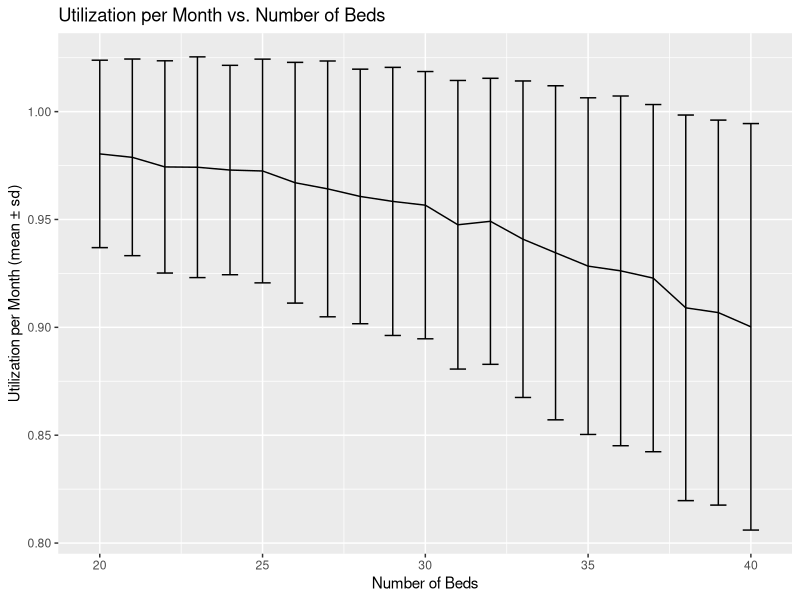
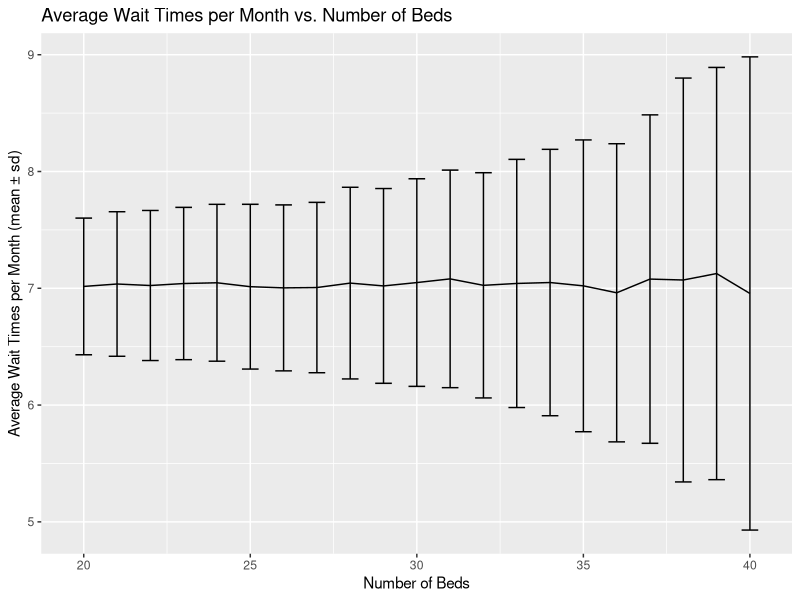
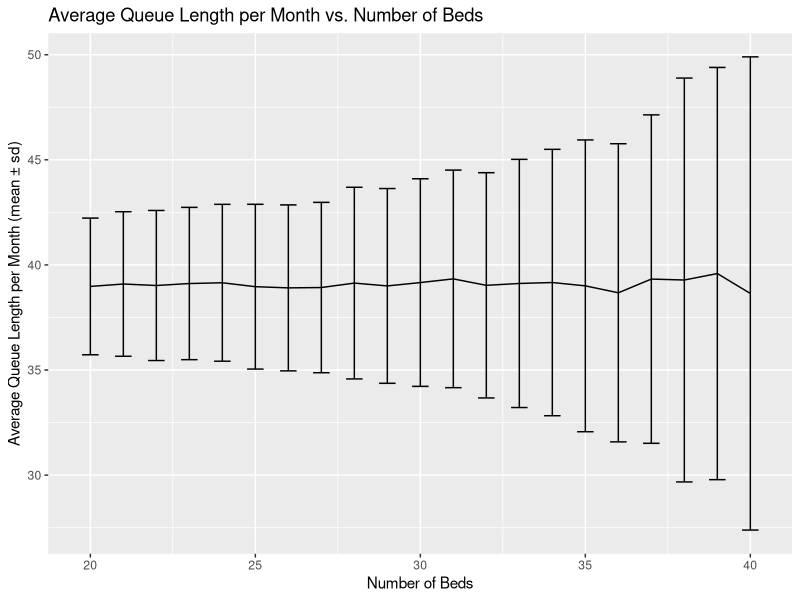
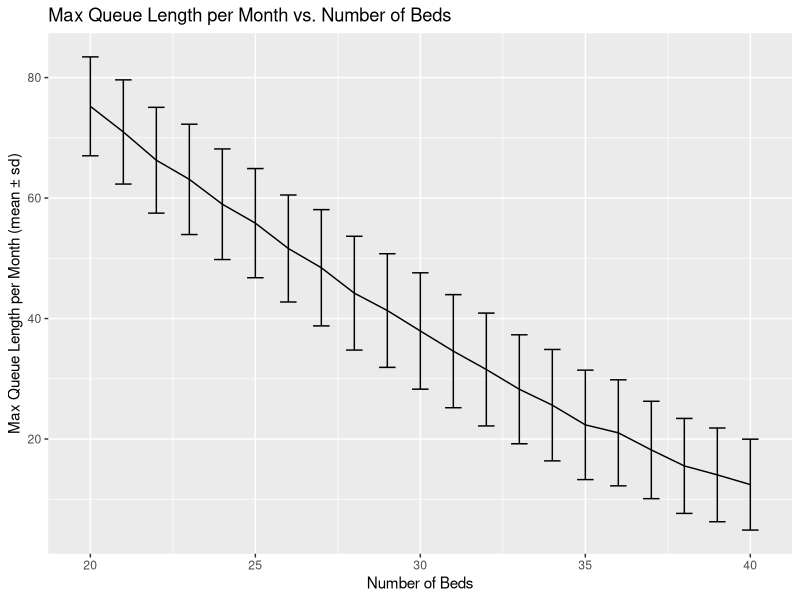
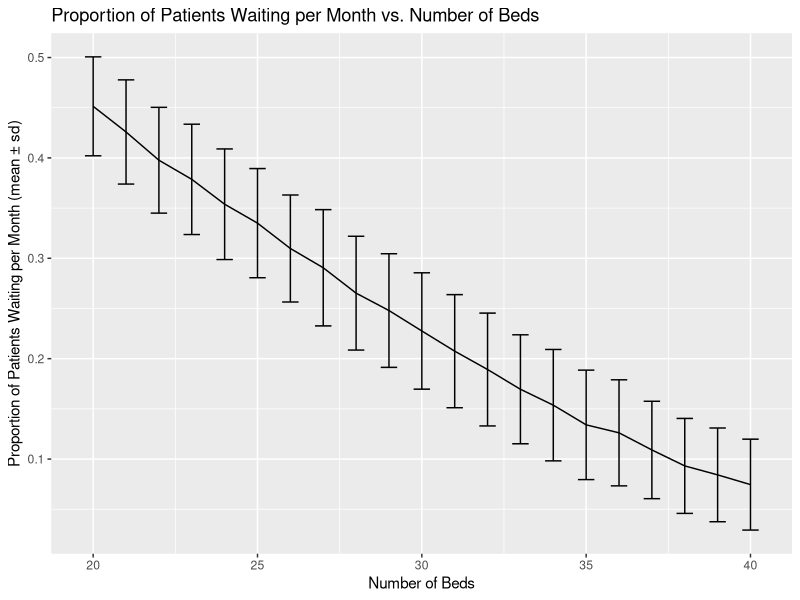
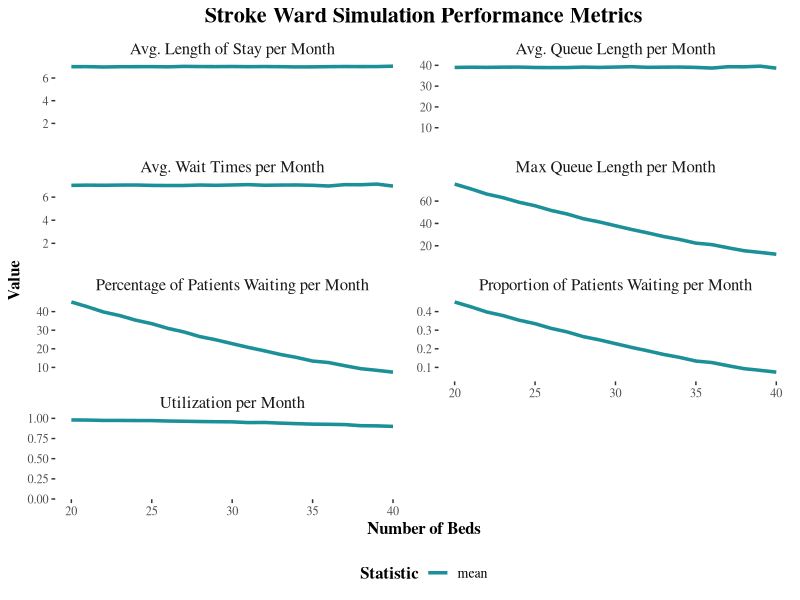

Reproduce these figures in R, in order.
## ---- chunk 1

library(tidyverse)

total_patients <- 2000 # assuming there are 2000 all around the year
patients_per_month <- 2000/12 # patients per month
days_per_month <- 30
arrival_rate <- patients_per_month/days_per_month

# Bed occupation time (in days) for each stroke level

bed_occupation_time <- list(
  very_mild = 1,
  mild = c(3, 7),
  moderate = c(3,14),  # patients sent to rehab center may stay up to 2 weeks in the ward
  severe_nursing = c(3,21),  # patients sent to nursing center may stay up to 3 weeks
  severe = c(1,21) # die
)

# Probability of each stroke level
stroke_level_prob <- c(0.2, 0.2, 0.35, 0.1, 0.15)

# Number of beds in the stroke ward
num_beds <- 25

## ---- chunk 2

# the function below is created to generate the inter-arrival times between the patients.
# the inter arrival follows an exponential distribution hence rexp(), arrival rate is
# defined above

generate_interarrival_times <- function(total_patients, arrival_rate) {
  interarrival_times <- rexp(total_patients, rate = arrival_rate)
  return(interarrival_times)
}

# the function is created to assign patients (from total_patients) randomly a stroke level.
# This assignment is based on the probabilities defined in the stroke_level_prob. 
# To achieve this we use sample()

assign_stroke_levels <- function(total_patients, stroke_level_prob) {
  stroke_levels <- sample(1:length(stroke_level_prob), 
                          size = total_patients, replace = TRUE,
                          prob = stroke_level_prob)
  return(stroke_levels)
}

stroke_levels <- assign_stroke_levels(total_patients, stroke_level_prob)

# if the probability of the severe stroke is really high, say 0.7, 
# then the sample() function would generate random samples of 2000 patients 
# wherein most patients would be assigned the severe stroke level category. 

# Function to generate length of stay for each patient
# this function takes in three arguments each of which has been defined earlier

generate_length_of_stay <- function(total_patients, bed_occupation_time, stroke_levels) {
  length_of_stay <- numeric(total_patients)
  # for every patient in total patients (1000)
  for (i in 1:total_patients) {
    # creating a variable stroke_level that stores the severity of the stroke 
    # (levels/category) of the current (i the) patient in the iteration
    stroke_level <- stroke_levels[i]
    # if the stroke level is 1 (very mild) then set the length of the stay == bed occupation
    # times of the patient with the level 1 stroke. This is done for every patient with level
    # 1 stroke
    if (stroke_level == 1) {
      length_of_stay[i] <- bed_occupation_time[[stroke_level]]
    } else {
      # else if the stroke level is not 1 
      # then set the length of stay of the patient equal to 
      # random number of days between the lower and upper bound of the days 
      # the patient with a certain level of severity would need to stay
      # in the ward
      # sample() is used here to take on random number of days
      # between the lower bound and upper bound of the days
      # [[1]] indicates the lower bound and [[2]] indicates the upper bound
      length_of_stay[i] <- sample(bed_occupation_time[[stroke_level]][1]:bed_occupation_time[[stroke_level]][2], 1)
    }
  }
  
  return(length_of_stay)
}



# Generate length_of_stay for each patient
length_of_stay <- generate_length_of_stay(total_patients, bed_occupation_time, stroke_levels)

# Add number_of_patients and length_of_stay to arrivals_data

interarrival_times <- generate_interarrival_times(total_patients, arrival_rate)

stroke_levels <- assign_stroke_levels(total_patients, stroke_level_prob)

length_of_stay<- generate_length_of_stay(total_patients, bed_occupation_time, stroke_levels)

arrivals_data <- data.frame(interarrival_times, stroke_levels, length_of_stay)


head(arrivals_data)


## ---- chunk 3
set.seed(2023)
stroke_simulation <- function(total_patients, arrival_rate, 
                              bed_occupation_time, stroke_level_prob, 
                              num_beds) {
  
  interarrival_times <- generate_interarrival_times(total_patients, arrival_rate)
  stroke_levels <- assign_stroke_levels(total_patients, stroke_level_prob)
  length_of_stay <- generate_length_of_stay(total_patients, bed_occupation_time, stroke_levels)
  
  # initializing the beds and queue 
  beds <- rep(0, num_beds)
  queue <- list()
  

# interarrival_time is an input parameter for this function, 
# which represents the time between patient arrivals. 
# This variable is based on the generate_interarrival_times function, 
# where we input the total number of patients and arrival rate.

# The pmax function ensures that the bed occupation times do not become negative. 
# A value of 0 in this context means that the bed is available 
# (i.e., the patient has completed their stay, 
# and the bed is now available for other patients).
  
  update_bed_occupation_times <- function(beds, interarrival_time) {
  beds <- pmax(beds - interarrival_time, 0)
  
  # 'beds' is a numeric vector that represents the current remaining 
  # bed occupation time for each bed in the simulation.
  # Each element in this vector corresponds to a bed in the hospital
  # ward. A value of 0 means that the bed is available for use.
  # Subtracting the interarrival_time from each element of 'beds' 
  # updates the remaining bed occupation times, considering the 
  # passage of time between patient arrivals.
  # The pmax function is used to ensure that the resulting bed 
  # occupation times do not become negative, meaning that a 
  # bed with a remaining time less than or equal to the interarrival_time
  # will be considered available (set to 0).
  return(beds)
}
  
  # for every patient in total patients (1000)
  
  for (i in 1:total_patients) {
    
    # update the beds variable with the bed occupation times 
    # of all the patients arriving at the inter-arrival times
    
    beds <- update_bed_occupation_times(beds, interarrival_times[i])
    # creating a new variable available beds to keep track 
    # of the available beds the beds that are available will
    # have the bed occupation time of 0 so in this variable 
    # I store the beds that are available hence which(beds==0)
    
    available_beds <- which(beds == 0)
    
    # here if the length of the available beds vector 
    # is greater than 0 which means that 
    # there is at least one bed with bed occupation times ==0 
    # then assign the first available bed to the patient 
    # by setting this available bed (bed occupation times ==0) 
    # to the length of the stay of the patient 
    # (whatever the severity of that patient might be)
    
    if (length(available_beds) > 0) {
      beds[available_beds[1]] <- length_of_stay[i]
    } else {
      # if there is no bed available then append the queue list
      queue <- append(queue, length_of_stay[i])
    }
  }
  
  return(list(beds = beds, queue = queue, length_of_stay =length_of_stay))
}

stroke_simulation(total_patients = total_patients,arrival_rate = 6, 
                  bed_occupation_time = bed_occupation_time,
                  stroke_level_prob = stroke_level_prob, 
                  num_beds = 25) -> stroke_sim1

stroke_sim1_month <- stroke_simulation(total_patients = patients_per_month, 
                                       arrival_rate = 6,
                                       bed_occupation_time = bed_occupation_time,
                                       stroke_level_prob = stroke_level_prob,
                                       num_beds = 25)


# stroke_sim1 would show the list of the beds remaining occupation times 
# (in number of days the bed would become available.)
# the queue list show the patients in the queue and
# their corresponding occupation times.

# stroke_sim1_month shows the monthly beds, queue, and the length of stay for patients 
## ---- chunk 4

set.seed(2023)
run_simulation <- function(arrival_rate, bed_occupation_time, stroke_level_prob, total_patients, num_simulations) {
  num_bed_range <- seq(20, 40, by = 1)
  
  performance_metrics_list <- lapply(1:num_simulations, function(simulation) {
    lapply(num_bed_range, function(num_beds) {
      stroke_sim_month <- stroke_simulation(total_patients = total_patients,
                                            arrival_rate = arrival_rate,
                                            bed_occupation_time = bed_occupation_time,
                                            stroke_level_prob = stroke_level_prob,
                                            num_beds = num_beds)
      
      occupied_beds_month <- sum(stroke_sim_month$beds > 0)
      total_beds_month <- length(stroke_sim_month$beds)
      utilization_month <- occupied_beds_month / total_beds_month
      
      total_wait_times_month <- sum(unlist(stroke_sim_month$queue))
      num_patients_queue_month <- length(stroke_sim_month$queue)
      avg_wait_times_month <- total_wait_times_month / num_patients_queue_month
      
      average_time_in_queue_month = sum(unlist(stroke_sim_month$queue)) / num_patients_queue_month
      average_queue_length_month = arrival_rate * average_time_in_queue_month
      max_queue_length_month <- length(stroke_sim_month$queue)
      
      proportion_patients_waiting_month <- num_patients_queue_month / total_patients
      percent_patients_waiting_month <- proportion_patients_waiting_month * 100
      
      avg_length_of_stay_month <- (sum(stroke_sim_month$length_of_stay)) / total_patients
      
      performance_metrics_month <- data.frame(num_beds = num_beds,
                                              utilization_per_month = utilization_month,
                                              avg_wait_times_month = avg_wait_times_month,
                                              avg_queue_length_month = average_queue_length_month,
                                              max_queue_length_month = max_queue_length_month,
                                              proportion_patients_waiting_month = proportion_patients_waiting_month,
                                              percent_patients_wait_month = percent_patients_waiting_month,
                                              avg_length_of_stay_month = avg_length_of_stay_month)
      return(performance_metrics_month)
    })
  })
  
  return(performance_metrics_list)
}

results <- run_simulation(arrival_rate = arrival_rate, 
                          bed_occupation_time = bed_occupation_time, 
                          stroke_level_prob = stroke_level_prob, 
                          total_patients = patients_per_month, 
                          num_simulations = 1000)

## ---- chunk 5
summarize_simulation_results <- function(results) {
  all_simulations <- do.call(rbind, lapply(results, do.call, what = rbind))
  
  summary_results <- aggregate(cbind(utilization_per_month, avg_wait_times_month, avg_queue_length_month,
                                     max_queue_length_month, proportion_patients_waiting_month, percent_patients_wait_month,
                                     avg_length_of_stay_month) ~ num_beds,
                                data = all_simulations, FUN = function(x) c(mean = mean(x), sd = sd(x)))
  
  summary_results <- cbind(summary_results[, "num_beds"], as.data.frame(matrix(unlist(summary_results[, -1]), ncol = 14, byrow = FALSE)))
  colnames(summary_results) <- c("num_beds", "utilization_per_month.mean", "utilization_per_month.sd",
                                 "avg_wait_times_month.mean", "avg_wait_times_month.sd",
                                 "avg_queue_length_month.mean", "avg_queue_length_month.sd",
                                 "max_queue_length_month.mean", "max_queue_length_month.sd",
                                 "proportion_patients_waiting_month.mean", "proportion_patients_waiting_month.sd",
                                 "percent_patients_wait_month.mean", "percent_patients_wait_month.sd",
                                 "avg_length_of_stay_month.mean", "avg_length_of_stay_month.sd")
  
  return(summary_results)
}

summary_results <- summarize_simulation_results(results)


library(ggplot2)

# Plot Utilization per Month
utilization_plot <- ggplot(summary_results, aes(x = num_beds, y = utilization_per_month.mean, ymin = utilization_per_month.mean - utilization_per_month.sd, ymax = utilization_per_month.mean + utilization_per_month.sd)) +
  geom_line() +
  geom_errorbar(width = 0.5) +
  labs(title = "Utilization per Month vs. Number of Beds",
       x = "Number of Beds",
       y = "Utilization per Month (mean ± sd)")

# Plot Average Wait Times per Month
avg_wait_times_plot <- ggplot(summary_results, aes(x = num_beds, y = avg_wait_times_month.mean, ymin = avg_wait_times_month.mean - avg_wait_times_month.sd, ymax = avg_wait_times_month.mean + avg_wait_times_month.sd)) +
  geom_line() +
  geom_errorbar(width = 0.5) +
  labs(title = "Average Wait Times per Month vs. Number of Beds",
       x = "Number of Beds",
       y = "Average Wait Times per Month (mean ± sd)")

# Plot Average Queue Length per Month
avg_queue_length_plot <- ggplot(summary_results, aes(x = num_beds, y = avg_queue_length_month.mean, ymin = avg_queue_length_month.mean - avg_queue_length_month.sd, ymax = avg_queue_length_month.mean + avg_queue_length_month.sd)) +
  geom_line() +
  geom_errorbar(width = 0.5) +
  labs(title = "Average Queue Length per Month vs. Number of Beds",
       x = "Number of Beds",
       y = "Average Queue Length per Month (mean ± sd)")

# Plot Max Queue Length per Month
max_queue_length_plot <- ggplot(summary_results, aes(x = num_beds, y = max_queue_length_month.mean, ymin = max_queue_length_month.mean - max_queue_length_month.sd, ymax = max_queue_length_month.mean + max_queue_length_month.sd)) +
  geom_line() +
  geom_errorbar(width = 0.5) +
  labs(title = "Max Queue Length per Month vs. Number of Beds",
       x = "Number of Beds",
       y = "Max Queue Length per Month (mean ± sd)")

# Plot Proportion of Patients Waiting per Month
proportion_patients_waiting_plot <- ggplot(summary_results, aes(x = num_beds, y = proportion_patients_waiting_month.mean, ymin = proportion_patients_waiting_month.mean - proportion_patients_waiting_month.sd, ymax = proportion_patients_waiting_month.mean + proportion_patients_waiting_month.sd)) +
  geom_line() +
  geom_errorbar(width = 0.5) +
  labs(title = "Proportion of Patients Waiting per Month vs. Number of Beds",
       x = "Number of Beds",
       y = "Proportion of Patients Waiting per Month (mean ± sd)")

# Display the plots
print(utilization_plot)
print(avg_wait_times_plot)
print(avg_queue_length_plot)
print(max_queue_length_plot)
print(proportion_patients_waiting_plot)



## ---- chunk 6
# Make sure to install the ggthemes library if you haven't already
# install.packages("ggthemes")

library(ggplot2)
library(ggthemes)

# Custom color palette
custom_palette <- c("mean" = "#1c9099", "std" = "#f03b20")

# Custom line types
custom_line_types <- c("mean" = "solid", "std" = "dashed")

# Custom facet labels
custom_labels <- c("utilization_per_month" = "Utilization per Month",
                   "avg_wait_times_month" = "Avg. Wait Times per Month",
                   "avg_queue_length_month" = "Avg. Queue Length per Month",
                   "max_queue_length_month" = "Max Queue Length per Month",
                   "proportion_patients_waiting_month" = "Proportion of Patients Waiting per Month",
                   "percent_patients_wait_month" = "Percentage of Patients Waiting per Month",
                   "avg_length_of_stay_month" = "Avg. Length of Stay per Month")

# Create the fancy faceted plot

long_summary_results <- tidyr::pivot_longer(summary_results, -num_beds, names_to = c("metric", "stat"), names_sep = "\\.", values_to = "value")

fancy_plot <- ggplot(long_summary_results, aes(x = num_beds, y = value, color = stat, linetype = stat)) +
  geom_line(size = 1.2) +
  facet_wrap(~ metric, scales = "free_y", ncol = 2, labeller = labeller(metric = custom_labels)) +
  labs(title = "Stroke Ward Simulation Performance Metrics",
       x = "Number of Beds",
       y = "Value",
       color = "Statistic",
       linetype = "Statistic") +
  scale_color_manual(values = custom_palette) +
  scale_linetype_manual(values = custom_line_types) +
  theme_tufte() +
  theme(legend.position = "bottom",
        strip.text = element_text(size = 12),
        plot.title = element_text(size = 16, hjust = 0.5, face = "bold"),
        axis.title = element_text(size = 12, face = "bold"),
        legend.title = element_text(size = 12, face = "bold"),
        legend.text = element_text(size = 10))

print(fancy_plot)


